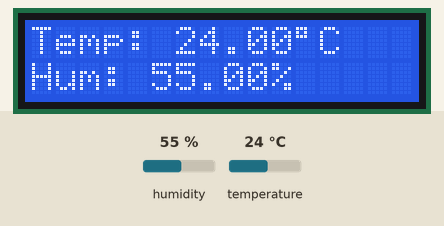
This sketch was run on a simulated Arduino Uno, built with avr-gcc and run on an emulated ATmega328P. On the bench: 16×2 character LCD. Inputs (shaded band) come from the test bench; at power-on: humidity 55 %, temperature 24 °C.

Above: at 2.2 s.
2.3 s: humidity set to 22 %
At 4.1 s:
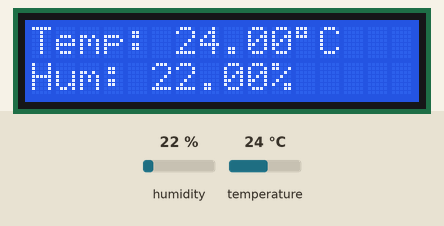
5.0 s: temperature set to 12 °C
At 5.4 s:
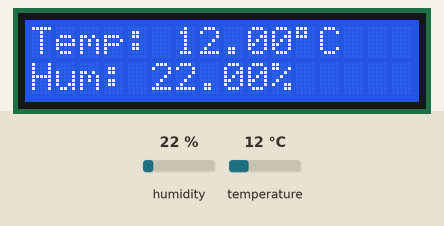
7.7 s: humidity set to 40 %
At 9.5 s:
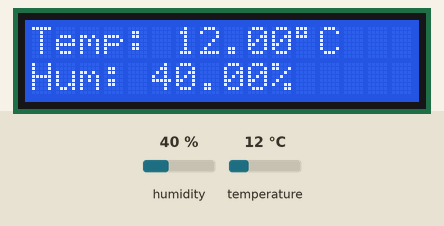
10.7 s: temperature set to 19 °C
At 12.1 s:
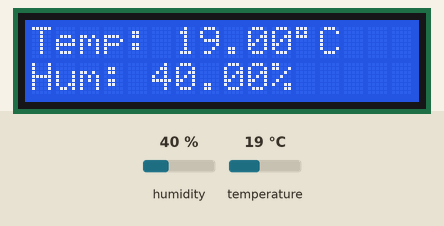
Timing chart, 0 to 13.7 s (numbered marks = the images above; inputs shaded):
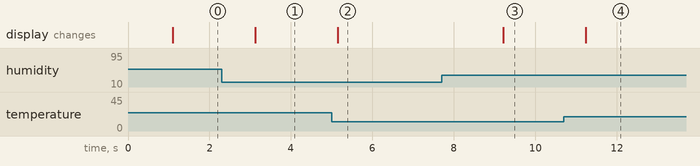

The sketch:

TaHs_Code.ino
```cpp
#include <LiquidCrystal.h>
#include <DHT.h>

//initialise lcd
LiquidCrystal lcd(7,8,9,10,11,12); // the digital pins in order of what they are connected to on the LCD (RS, E, D4, D5, D6, D7)

// Initialise module
#define DHTPIN 2 //The signal pin of the module is conencted to D2
#define DHTTYPE DHT11 //This tells the library the type of module I am using
DHT dht(DHTPIN, DHTTYPE); //creates a DHT object using the pin and type

void setup() {
  lcd.begin(16,2); //tells the library the lcd has 16 columns and 2 rows
  dht.begin(); //tells the libary to initialize communication with the sensor
  lcd.print("Starting..."); //Some text when the code is beginning
  delay(1000); //small delay
}

void loop() {
  float humidity = dht.readHumidity(); //reads the current humidity from the sensor, stores it in a variable called "humidity" as a float percentage
  float temperature = dht.readTemperature(); //reads the current temperature from the sensor, stores it in a variable called "temperature" in celcius as a float

  if (isnan(humidity) || isnan(temperature)) { //isnan() checks if the reading is not a number. If it it then there is an error. The 2 vertical lines are the "or" operator in Arduino IDE
    lcd.clear(); //removes previous text
    lcd.print("Read Error!"); //displays read error if humidity or temperature is not a number
    delay(2000); //small delay
    return; //stop the loop here and try again
  }

  // Display temperature and humidity (runs only if sensor reading was successful)
  lcd.clear(); //removes previous text
  lcd.setCursor(0,0); //moves the cursor to the top left (Column 0, Row 0)
  lcd.print("Temp: "); //writes the label for the temperature
  lcd.print(temperature); //prints the measured temperature
  lcd.write(223); //code for ASCII character 223, which is the degrees symbol
  lcd.print("C"); //adds the unit celsius

  lcd.setCursor(0,1); //moves the cursor to the bottom left (column 0, row 1)
  lcd.print("Hum: "); //writes the label for the humidity
  lcd.print(humidity); //prints the measured humidity
  lcd.print("%"); //prints the label for humidity as a percentage

  delay(2000); // makes a small delay before the next reading
}
```

Measured:
- after the input at 2.3 s, the display: changes after 0.82 s (image 1)
- after the input at 5.0 s, the display: changes after 0.15 s (image 2)
- after the input at 7.7 s, the display: changes after 1.5 s (image 3)
- after the input at 10.7 s, the display: changes after 0.54 s (image 4)
